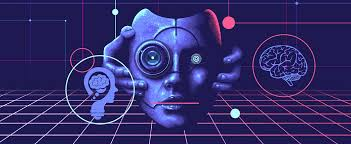
#> input picture cv.jpg, 351 x 144 px
$ jupyter execute 'Image Pyramids.ipynb'
#> lines starting #> are read from the running program, lines starting #| are printed output that depends on the picture
[cell 1]
import cv2
import numpy as np

[cell 2]
image  = cv2.imread("cv.jpg")
#> image is the input picture: shape (144, 351, 3); mean B, G, R 106.9, 44.4, 51.2
cv2.imshow("image",image)
cv2.waitKey(0)
cv2.destroyAllWindows()

[cell 3]
small = cv2.pyrDown(image)
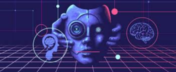
#> small: shape (72, 176, 3); mean B, G, R 106.9, 44.4, 51.1
large = cv2.pyrUp(image)
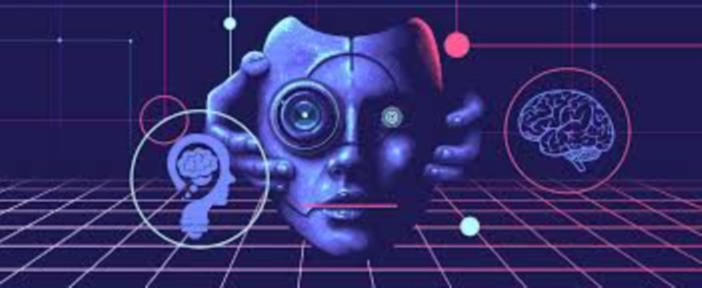
#> large: shape (288, 702, 3); mean B, G, R 107, 44.5, 51.2

cv2.imshow("small",small)
cv2.waitKey(0)
cv2.imshow("large",large)
cv2.waitKey(0)
cv2.destroyAllWindows()
